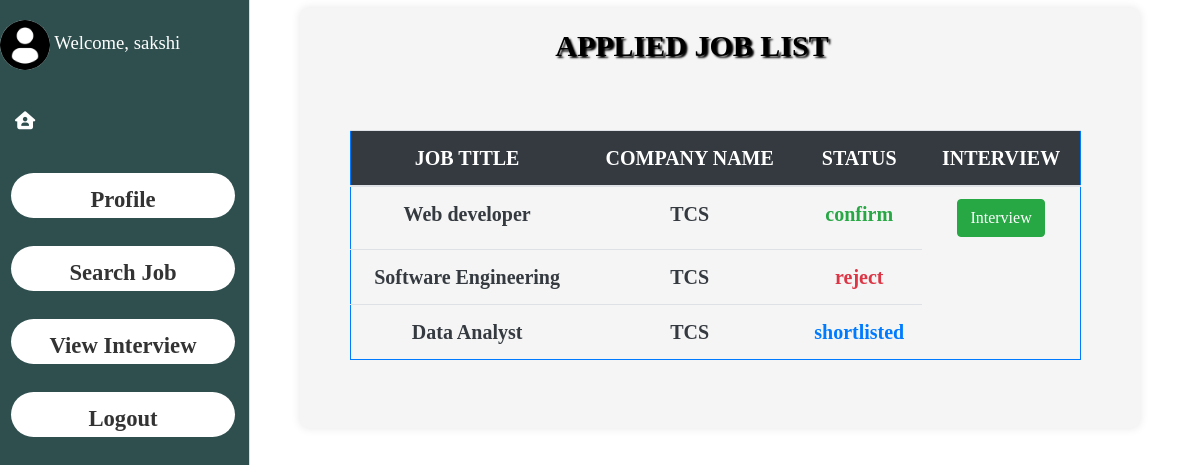
Page /ajob_list.php (signed in) on the committed database.
### tables this page shows
CREATE TABLE IF NOT EXISTS `applyers` (
  `a_id` int(11) NOT NULL AUTO_INCREMENT,
  `job_id` int(11) NOT NULL,
  `j_title` varchar(100) NOT NULL,
  `cname` varchar(100) NOT NULL,
  `jname` varchar(100) NOT NULL,
  `status` enum('confirm','reject','shortlisted','pending') NOT NULL DEFAULT 'pending',
  PRIMARY KEY (`a_id`),
  KEY `job_id` (`job_id`)
);

### ajob_list.php (the view, shortened to what this page needs)
<!DOCTYPE html>
<html lang="en">
<head>
    <link rel="stylesheet"href="bootstrap/bootstrap.min.css">
</head>
<body>
    <?php include "sidenav.php"; ?>
<?php
include '../db.php';
$uname = $_SESSION['user'];
                $sql = "SELECT jname FROM job_seeker WHERE username='$uname'";
                $result = mysql_query($sql,$con);
                $row = mysql_fetch_assoc($result);
                $jname = $row['jname'];
$sql="SELECT * FROM `applyers` WHERE jname='$jname'";
$Record = mysql_query($sql,$con);
?>
<div class="container mt-2">
<h1 class="form-title"> APPLIED JOB LIST </h1>
    <div class="row">
    <div class="col-md-11">
<table class="table border border-primary  table-hover border my-5">
<thead class="bg-dark text-white fs-5 font-monospace text-center">
        <th>JOB TITLE</th>
        <th>COMPANY NAME</th>
        <th>STATUS</th>
        <th>INTERVIEW</th>
</thead>
<tbody class="text-center text-dark">
<?php
 while($row = mysql_fetch_assoc($Record)){
     $StatusClass = '';
                        if ($row['status'] == 'confirm') {
                            $StatusClass = 'text-success';
                        } elseif ($row['status'] == 'shortlisted') {
                            $StatusClass = 'text-primary';
                        } elseif ($row['status'] == 'reject') {
                            $StatusClass = 'text-danger';
                        } else {
                            $StatusClass = 'text-warning';
                        }
    echo"
    <tr>
    <td> $row[j_title]</td>
    <td> $row[cname]</td>
    <td class='$StatusClass'> $row[status]</td>";
    if($row['status'] == 'confirm'){
        echo "<td class='action'>
            <form method='POST' action='interview_details.php'>
                <input type='hidden' name='cname' value='".$row['cname']."'>
                 <input type='hidden' name='j_title' value='".$row['j_title']."'>
            <button class = 'btn btn-success' name='view'> Interview </button>
            </form>
        </td>";
    }
    echo "</tr>
    ";
 }
 ?>
</tbody>
</table>
</div>
</div>
</div>
</body>
</html>

### panel.css (style rules this page uses)
body { font-family: 'Times New Roman'; background-color: #f0f2f5; }
button { background-color: #007bff; color: #fff; border: none; padding: 10px 20px; border-radius: 5px; cursor: pointer; transition: background-color 0.3s; }

### ajob_list.php (style rules this page uses)
.table { margin-left:30px; }
.form-title { font-size: 30px; font-weight: 600; text-align: center; padding-bottom: 10px; color:black; text-shadow: 2px 2px 2px black; font-family:'Times New Roman'; margin-right:7%; }
td { font-size:15pt; font-weight: bold; }
th { font-size:15pt; font-weight: bold; }

### sidenav.php (style rules this page uses)
body { font-family:'Times New Roman'; font-size:14pt; }
.container { width: 70%; margin-left: 25%; background: #f5f5f5; padding: 20px; border-radius: 8px; box-shadow: 0 0 10px rgba(0,0,0,0.1); margin-top: 30px; }

### rows in the picture
applyers: j_title "Web developer", cname "TCS", status "confirm"
applyers: j_title "Software Engineering", cname "TCS", status "reject"
applyers: j_title "Data Analyst", cname "TCS", status "shortlisted"

### other values in the picture
$_SESSION['user'] "sakshi"
